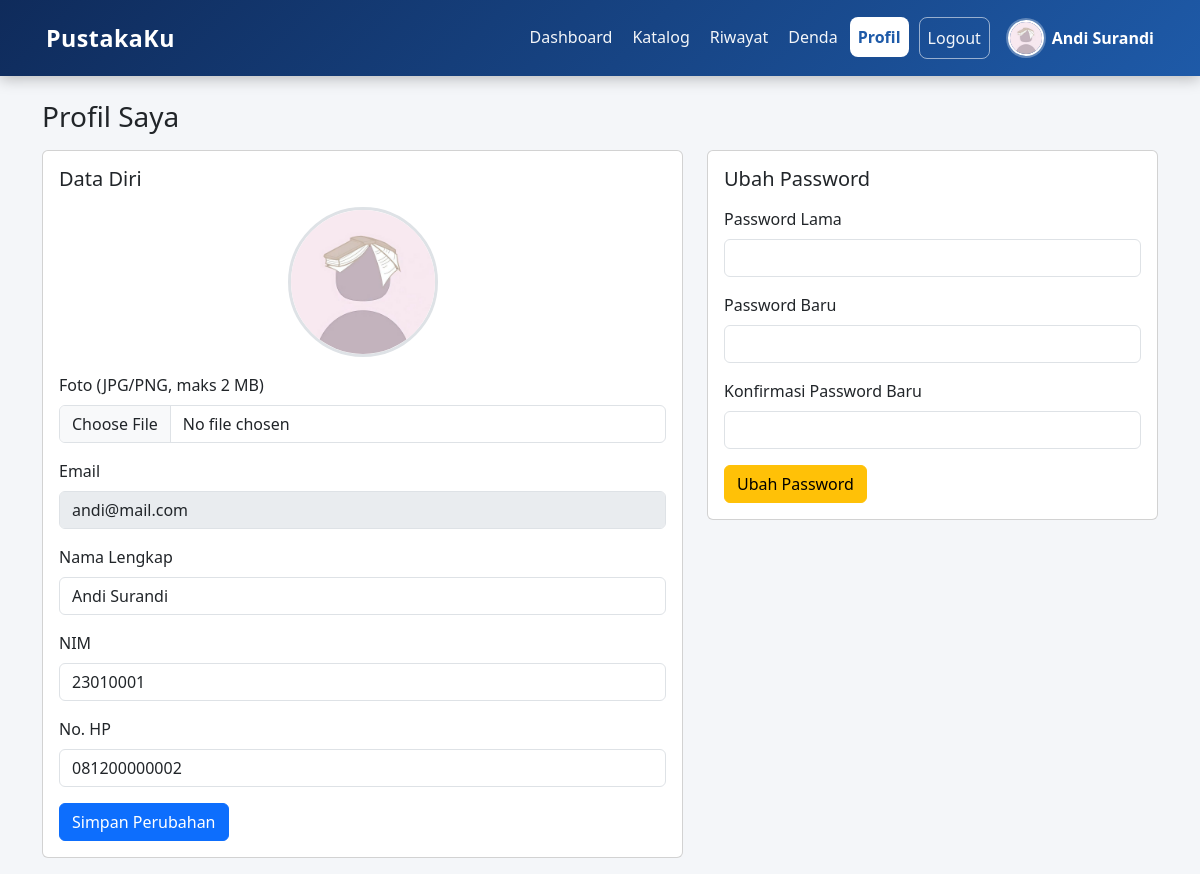
The page /projek/anggota/profil.php (signed in) on the database its author committed.
### tables this page shows
CREATE TABLE `users` (
  `id` int(11) NOT NULL,
  `nama` varchar(100) NOT NULL,
  `email` varchar(100) NOT NULL,
  `password` varchar(255) NOT NULL,
  `role` enum('admin','anggota') NOT NULL DEFAULT 'anggota',
  `nim` varchar(20) DEFAULT NULL,
  `no_hp` varchar(15) DEFAULT NULL,
  `foto` varchar(255) NOT NULL DEFAULT 'default.png',
  `status` enum('aktif','nonaktif') NOT NULL DEFAULT 'aktif',
  `remember_token` varchar(64) DEFAULT NULL,
  `created_at` timestamp NOT NULL DEFAULT current_timestamp()
);

### projek/includes/functions.php (called while the page is built, shortened)
<?php
function url_foto($foto) {
    if ($foto == 'default.png') {
        return '/projek/uploads/default.png';
    }
    return '/projek/uploads/foto/' . $foto;
}
?>

### projek/anggota/profil.php (the view, shortened to what this page needs)
<?php
include '../config/koneksi.php';
include_once '../includes/functions.php';
$user_id = $_SESSION['user_id'];
$q = mysqli_prepare($koneksi, "SELECT * FROM users WHERE id = ?");
mysqli_stmt_bind_param($q, 'i', $user_id);
mysqli_stmt_execute($q);
$hasil = mysqli_stmt_get_result($q);
$user = mysqli_fetch_assoc($hasil);
include '../includes/header.php';
?>
<h3 class="mb-3">Profil Saya</h3>
<div class="row">
    <div class="col-md-7 mb-3">
        <div class="card">
            <div class="card-body">
                <h5 class="mb-3">Data Diri</h5>
                <form method="POST" enctype="multipart/form-data">
                    <div class="text-center mb-3">
                        <img src="<?= url_foto($user['foto']) ?>" id="previewFoto" class="foto-profil" alt="foto profil">
                    </div>
                    <div class="mb-3">
                        <label class="form-label">Foto (JPG/PNG, maks 2 MB)</label>
                        <input type="file" name="foto" class="form-control input-bukti" data-target="previewFoto" accept=".jpg,.jpeg,.png">
                    </div>
                    <div class="mb-3">
                        <label class="form-label">Email</label>
                        <input type="text" class="form-control" value="<?= htmlspecialchars($user['email']) ?>" disabled>
                    </div>
                    <div class="mb-3">
                        <label class="form-label">Nama Lengkap</label>
                        <input type="text" name="nama" class="form-control" required value="<?= htmlspecialchars($user['nama']) ?>">
                    </div>
                    <div class="mb-3">
                        <label class="form-label">NIM</label>
                        <input type="text" name="nim" class="form-control" value="<?= htmlspecialchars((string) $user['nim']) ?>">
                    </div>
                    <div class="mb-3">
                        <label class="form-label">No. HP</label>
                        <input type="text" name="no_hp" class="form-control" value="<?= htmlspecialchars((string) $user['no_hp']) ?>">
                    </div>
                    <button type="submit" name="simpan_profil" class="btn btn-primary">Simpan Perubahan</button>
                </form>
            </div>
        </div>
    </div>
    <div class="col-md-5 mb-3">
        <div class="card">
            <div class="card-body">
                <h5 class="mb-3">Ubah Password</h5>
                <form method="POST">
                    <div class="mb-3">
                        <label class="form-label">Password Lama</label>
                        <input type="password" name="password_lama" class="form-control" required>
                    </div>
                    <div class="mb-3">
                        <label class="form-label">Password Baru</label>
                        <input type="password" name="password_baru" class="form-control" minlength="8" required>
                    </div>
                    <div class="mb-3">
                        <label class="form-label">Konfirmasi Password Baru</label>
                        <input type="password" name="konfirmasi" class="form-control" minlength="8" required>
                    </div>
                    <button type="submit" name="ganti_password" class="btn btn-warning">Ubah Password</button>
                </form>
            </div>
        </div>
    </div>
</div>
<?php
include '../includes/footer.php';
?>

### projek/assets/style.css (style rules this page uses)
:root { --warna-utama: #1e5aa8; --warna-latar: #f4f6f9; }
body { background-color: var(--warna-latar); }
.foto-profil { width: 150px; height: 150px; border-radius: 50%; object-fit: cover; border: 3px solid #dee2e6; }

### rows shown on the page
users: foto (placeholder picture), email "andi@mail.com", nama "Andi Surandi", nim "23010001", no_hp "081200000002"

### other values the page prints
$_SESSION['nama'] "Andi Surandi"
